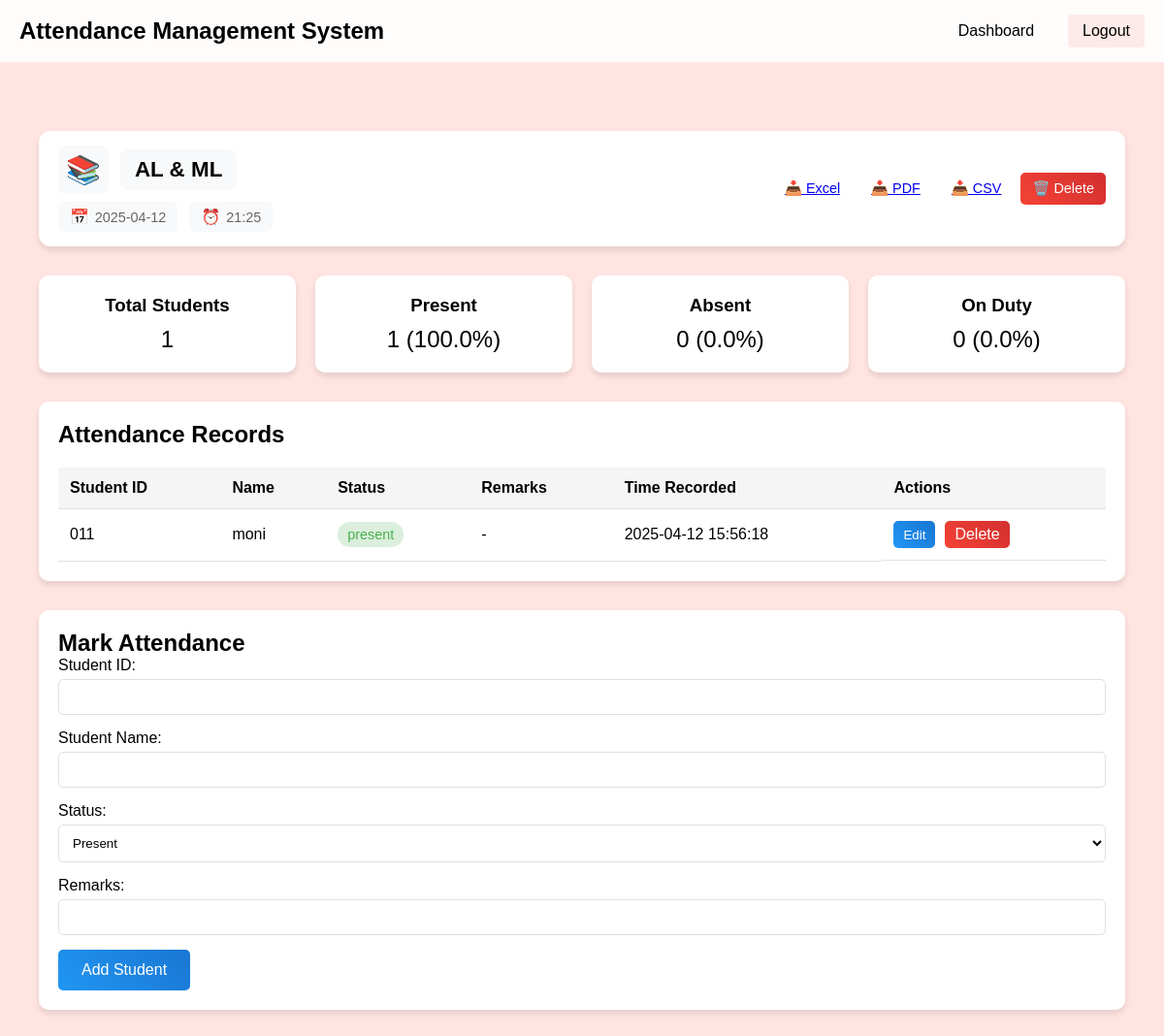
Page /view_sheet/1 (signed in) on the committed database.
### app.py (models this page shows)
class Subject(db.Model):
    id = db.Column(db.Integer, primary_key=True)
    name = db.Column(db.String(100), unique=True, nullable=False)
    created_at = db.Column(db.DateTime, default=datetime.utcnow)

class Attendance(db.Model):
    id = db.Column(db.Integer, primary_key=True)
    subject_id = db.Column(db.Integer, db.ForeignKey('subject.id'), nullable=False)
    subject = db.relationship('Subject', backref=db.backref('attendances', lazy=True))
    register_no = db.Column(db.String(20), nullable=False)
    student_name = db.Column(db.String(100), nullable=False)
    date = db.Column(db.Date, nullable=False)
    time = db.Column(db.Time, nullable=False)
    status = db.Column(db.String(10), nullable=False)
    created_by = db.Column(db.Integer, db.ForeignKey('user.id'), nullable=False)
    user = db.relationship('User', backref=db.backref('attendances', lazy=True))

class AttendanceRecord(db.Model):
    id = db.Column(db.Integer, primary_key=True)
    sheet_id = db.Column(db.Integer, db.ForeignKey('attendance.id'), nullable=False)
    student_id = db.Column(db.String(20), nullable=False)
    student_name = db.Column(db.String(100), nullable=False)
    status = db.Column(db.String(10), nullable=False)
    remarks = db.Column(db.String(200))
    timestamp = db.Column(db.DateTime, default=datetime.utcnow)
    sheet = db.relationship('Attendance', backref=db.backref('records', lazy=True))

### app.py (the view)
@app.route('/view_sheet/<int:sheet_id>')
@login_required
def view_sheet(sheet_id):
    sheet = Attendance.query.get_or_404(sheet_id)
    subject = Subject.query.get_or_404(sheet.subject_id)
    records = AttendanceRecord.query.filter_by(sheet_id=sheet_id).order_by(AttendanceRecord.timestamp.desc()).all()
    total_records = len(records)
    present_count = len([r for r in records if r.status == 'present'])
    absent_count = len([r for r in records if r.status == 'absent'])
    od_count = len([r for r in records if r.status == 'od'])
    present_percentage = (present_count / total_records * 100) if total_records > 0 else 0
    absent_percentage = (absent_count / total_records * 100) if total_records > 0 else 0
    od_percentage = (od_count / total_records * 100) if total_records > 0 else 0
    return render_template('view_sheet.html',
                         sheet=sheet,
                         subject=subject,
                         records=records,
                         total_records=total_records,
                         present_count=present_count,
                         absent_count=absent_count,
                         od_count=od_count,
                         present_percentage=present_percentage,
                         absent_percentage=absent_percentage,
                         od_percentage=od_percentage,
                         today_date=datetime.now().strftime('%Y-%m-%d'),
                         current_time=datetime.now().strftime('%H:%M'))

### app.py (called while the page is built)
@app.before_request
def before_request():
    if not hasattr(db.session, 'is_active'):
        db.session.is_active = True

@app.teardown_appcontext
def shutdown_session(exception=None):
    if hasattr(db.session, 'is_active'):
        db.session.remove()

@login_manager.user_loader
def load_user(user_id):
    return User.query.get(int(user_id))

### templates/view_sheet.html (shortened to what this page needs)
{% extends "base.html" %}
{% block content %}
<div class="container">
    <div class="sheet-header">
        <div class="header-content">
            <div class="subject-badge">
                <span class="subject-icon">📚</span>
                <h1>{{ subject.name }}</h1>
            </div>
            <div class="sheet-meta">
                <span class="meta-item">
                    <span class="meta-icon">📅</span>
                    {{ sheet.date.strftime('%Y-%m-%d') }}
                </span>
                <span class="meta-item">
                    <span class="meta-icon">⏰</span>
                    {{ sheet.time.strftime('%H:%M') }}
                </span>
            </div>
        </div>
        <div class="sheet-actions">
            <a href="{{ url_for('download_excel', sheet_id=sheet.id) }}" class="btn">📥 Excel</a>
            <a href="{{ url_for('download_pdf', sheet_id=sheet.id) }}" class="btn">📥 PDF</a>
            <a href="{{ url_for('download_csv', sheet_id=sheet.id) }}" class="btn">📥 CSV</a>
            <a href="{{ url_for('delete_sheet', sheet_id=sheet.id) }}" class="btn delete-btn" onclick="return confirm('Are you sure you want to delete this sheet?')">🗑️ Delete</a>
        </div>
    </div>
    <div class="statistics-container">
        <div class="stat-card">
            <h3>Total Students</h3>
            <p>{{ total_records }}</p>
        </div>
        <div class="stat-card">
            <h3>Present</h3>
            <p>{{ present_count }} ({{ "%.1f"|format(present_percentage) }}%)</p>
        </div>
        <div class="stat-card">
            <h3>Absent</h3>
            <p>{{ absent_count }} ({{ "%.1f"|format(absent_percentage) }}%)</p>
        </div>
        <div class="stat-card">
            <h3>On Duty</h3>
            <p>{{ od_count }} ({{ "%.1f"|format(od_percentage) }}%)</p>
        </div>
    </div>
    <div class="attendance-records">
        <h2>Attendance Records</h2>
        {% if records %}
        <table class="attendance-table">
            <thead>
                <tr>
                    <th>Student ID</th>
                    <th>Name</th>
                    <th>Status</th>
                    <th>Remarks</th>
                    <th>Time Recorded</th>
                    <th>Actions</th>
                </tr>
            </thead>
            <tbody>
                {% for record in records %}
                <tr class="record-row">
                    <td>{{ record.student_id }}</td>
                    <td>{{ record.student_name }}</td>
                    <td>
                        <span class="status-badge status-{{ record.status }}">
                            {{ record.status }}
                        </span>
                    </td>
                    <td>{{ record.remarks or '-' }}</td>
                    <td>{{ record.timestamp.strftime('%Y-%m-%d %H:%M:%S') }}</td>
                    <td class="action-buttons">
                        <button class="edit-btn" onclick="editRecord({{ record.id }})">Edit</button>
                        <a href="{{ url_for('delete_record', record_id=record.id) }}" class="delete-btn" onclick="return confirm('Are you sure you want to delete this record?')">Delete</a>
                    </td>
                </tr>
                {% endfor %}
            </tbody>
        </table>
        {% else %}
        <p class="no-records">No attendance records yet.</p>
        {% endif %}
    </div>
    <div class="attendance-form">
        <h2>Mark Attendance</h2>
        <form action="{{ url_for('mark_attendance', sheet_id=sheet.id) }}" method="POST">
            <div class="form-group">
                <label for="student_id">Student ID:</label>
                <input type="text" id="student_id" name="student_id" required>
            </div>
            <div class="form-group">
                <label for="student_name">Student Name:</label>
                <input type="text" id="student_name" name="student_name" required>
            </div>
            <div class="form-group">
                <label for="status">Status:</label>
                <select id="status" name="status" required>
                    <option value="present">Present</option>
                </select>
            </div>
            <div class="form-group">
                <label for="remarks">Remarks:</label>
                <input type="text" id="remarks" name="remarks">
            </div>
            <button type="submit" class="submit-btn">Add Student</button>
        </form>
    </div>
</div>
{% endblock %}

### templates/base.html (shortened to what this page needs)
<!DOCTYPE html>
<html lang="en">
<head>
    <link rel="stylesheet" href="https://cdnjs.cloudflare.com/ajax/libs/font-awesome/6.0.0/css/all.min.css">
</head>
<body>
    <nav class="nav">
        <div class="nav-content">
            <div class="nav-title">Attendance Management System</div>
            <div class="nav-links">
                {% if current_user.is_authenticated %}
                    <a href="{{ url_for('dashboard') }}" class="nav-link">Dashboard</a>
                    <a href="{{ url_for('logout') }}" class="nav-link logout">Logout</a>
                {% else %}
                    <a href="{{ url_for('login') }}" class="nav-link">Login</a>
                    <a href="{{ url_for('register') }}" class="nav-link">Register</a>
                {% endif %}
            </div>
        </div>
    </nav>
    <div class="container">
        {% block content %}{% endblock %}
    </div>
</body>
</html>

### templates/base.html (style rules this page uses)
* { margin: 0; padding: 0; box-sizing: border-box; font-family: 'Poppins', sans-serif; }
body { background-color: #FFE4E1 !important; min-height: 100vh; color: #000000; }
.container { max-width: 1200px; margin: 0 auto; padding: 20px; }
.nav { background: rgba(255, 255, 255, 0.9); backdrop-filter: blur(10px); padding: 15px 0; margin-bottom: 30px; border-bottom: 1px solid rgba(255, 182, 193, 0.3); }
.nav-content { max-width: 1200px; margin: 0 auto; padding: 0 20px; display: flex; justify-content: space-between; align-items: center; }
.nav-title { font-size: 1.5em; font-weight: 600; color: #000000; }
.nav-links { display: flex; gap: 20px; }
.nav-link { color: #000000; text-decoration: none; padding: 8px 15px; border-radius: 4px; transition: all 0.3s ease; }
.nav-link.logout { background: rgba(244, 67, 54, 0.1); color: #000000; }

### templates/view_sheet.html (style rules this page uses)
.container { max-width: 1200px; margin: 0 auto; padding: 20px; }
.sheet-header { background: #FFFFFF; border-radius: 12px; padding: 15px 20px; margin-bottom: 30px; box-shadow: 0 4px 6px rgba(0, 0, 0, 0.1); display: flex; justify-content: space-between; align-items: center; }
.header-content { flex: 1; }
.subject-badge { display: flex; align-items: center; gap: 12px; margin-bottom: 8px; }
.subject-icon { font-size: 1.8em; background: #F8F9FA; padding: 8px; border-radius: 8px; display: flex; align-items: center; justify-content: center; }
.sheet-header h1 { font-size: 1.4em; margin: 0; color: #000000; font-weight: 600; background: #F8F9FA; padding: 8px 15px; border-radius: 8px; display: inline-block; }
.sheet-meta { display: flex; gap: 12px; margin-top: 8px; }
.meta-item { background: #F8F9FA; padding: 6px 12px; border-radius: 6px; font-size: 0.9em; color: #666; display: flex; align-items: center; gap: 6px; }
.meta-icon { font-size: 1.1em; }
.sheet-actions { display: flex; gap: 8px; margin-left: 20px; }
.sheet-actions .btn { padding: 8px 12px; font-size: 0.9em; display: flex; align-items: center; gap: 5px; }
.statistics-container { display: grid; grid-template-columns: repeat(4, 1fr); gap: 20px; margin-bottom: 30px; }
.stat-card { background: #FFFFFF; border-radius: 10px; padding: 20px; text-align: center; box-shadow: 0 4px 6px rgba(0, 0, 0, 0.1); }
.stat-card h3 { margin: 0 0 10px 0; color: #000000; }
.stat-card p { margin: 0; font-size: 1.5em; color: #000000; }
.attendance-records { background: #FFFFFF; border-radius: 10px; padding: 20px; margin-bottom: 30px; box-shadow: 0 4px 6px rgba(0, 0, 0, 0.1); }
.attendance-table { width: 100%; border-collapse: collapse; margin-top: 20px; }
.attendance-table th, .attendance-table td { padding: 12px; text-align: left; border-bottom: 1px solid #E0E0E0; color: #000000; }
.attendance-table th { background: #F5F5F5; color: #000000; }
.status-badge { padding: 5px 10px; border-radius: 15px; font-size: 0.9em; }
.status-present { background: rgba(76, 175, 80, 0.2); color: #4CAF50; }
.attendance-form { background: #FFFFFF; border-radius: 10px; padding: 20px; box-shadow: 0 4px 6px rgba(0, 0, 0, 0.1); }
.form-group { margin-bottom: 15px; }
.form-group label { display: block; margin-bottom: 5px; color: #000000; }
.form-group input, .form-group select { width: 100%; padding: 10px; border: 1px solid #E0E0E0; border-radius: 5px; background: #FFFFFF; color: #000000; }
.submit-btn { background: linear-gradient(45deg, #2196F3, #1976D2); color: white; padding: 12px 24px; border: none; border-radius: 5px; cursor: pointer; font-size: 1em; transition: all 0.3s ease; }
.action-buttons { display: flex; gap: 10px; }
.edit-btn { background: linear-gradient(45deg, #2196F3, #1976D2); color: white; padding: 5px 10px; border: none; border-radius: 5px; cursor: pointer; transition: all 0.3s ease; }
.delete-btn { background: linear-gradient(45deg, #f44336, #d32f2f); color: white; padding: 5px 10px; border: none; border-radius: 5px; cursor: pointer; text-decoration: none; transition: all 0.3s ease; }
.record-row td { color: #000000; }

### rows in the picture
Subject: name "AL & ML"
Attendance: date "2025-04-12", time "21:25"
AttendanceRecord: student_id "011", student_name "moni", status "present", remarks "-", timestamp "2025-04-12 15:56:18"

### other values in the picture
{{ total_records }} "1"
{{ present_count }} "1"
{{ "%.1f"|format(present_percentage) }} "100.0"
{{ absent_count }} "0"
{{ "%.1f"|format(absent_percentage) }} "0.0"
{{ od_count }} "0"
{{ "%.1f"|format(od_percentage) }} "0.0"
